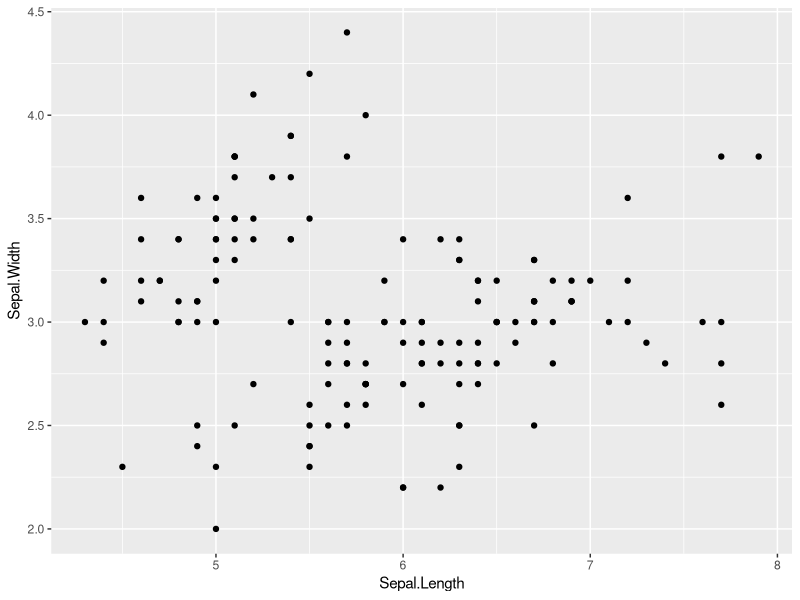
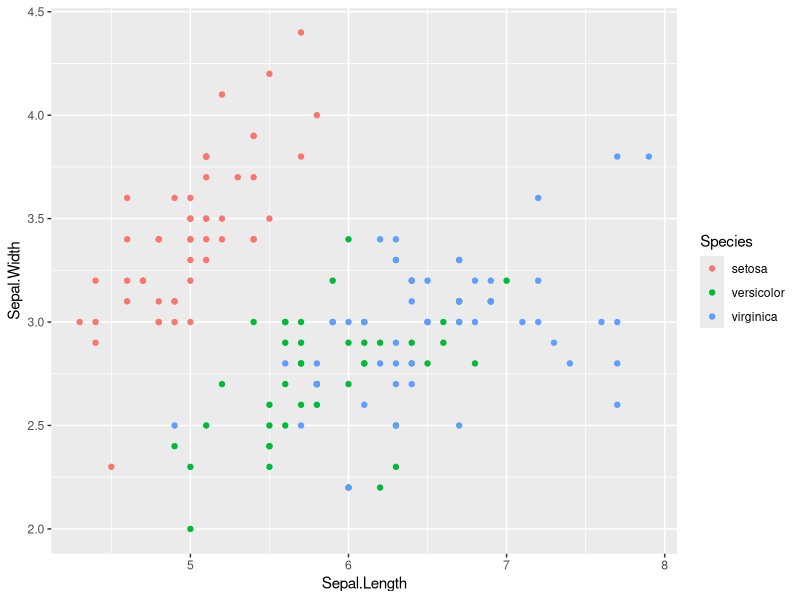
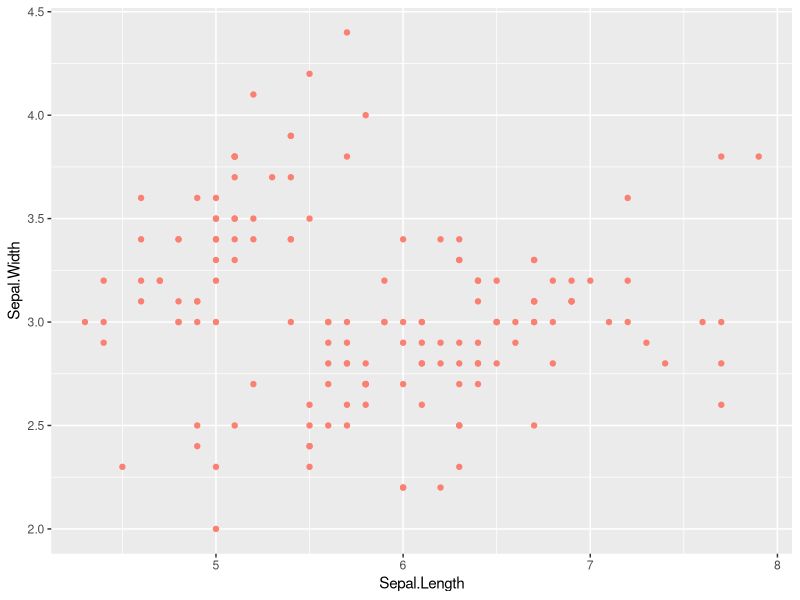
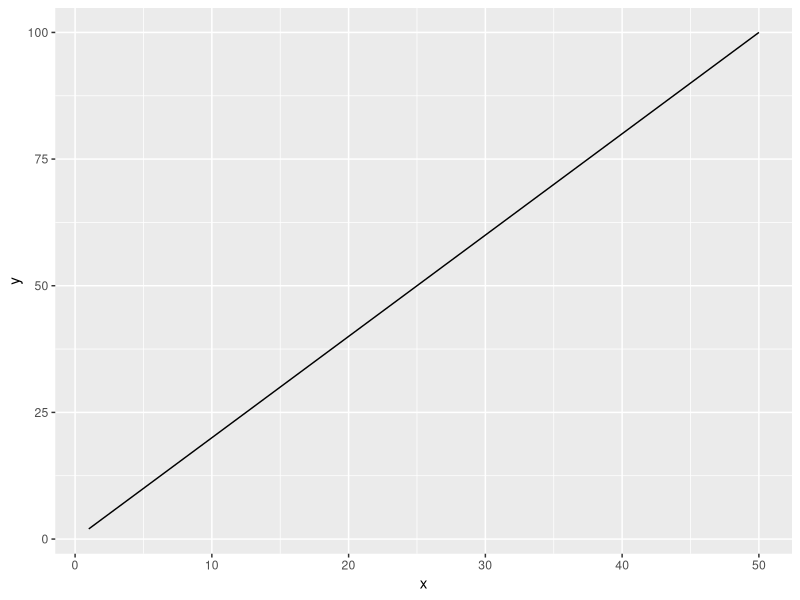
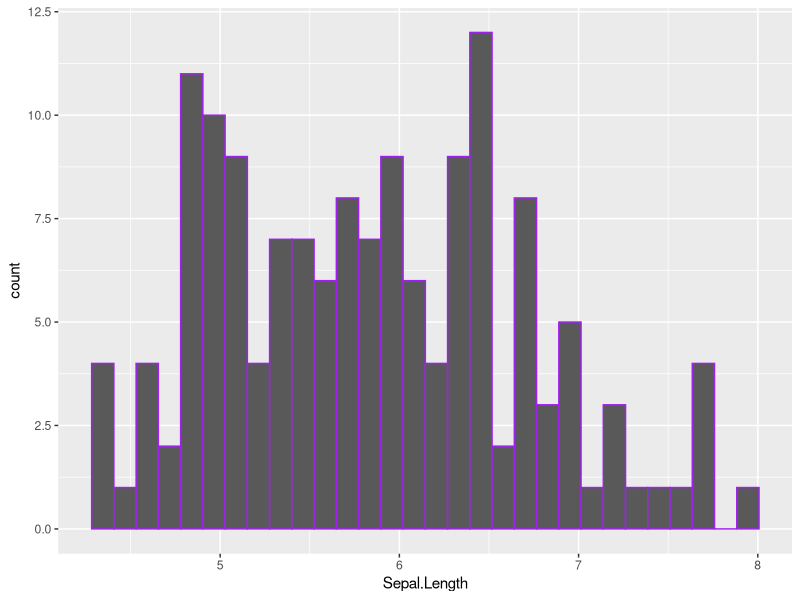
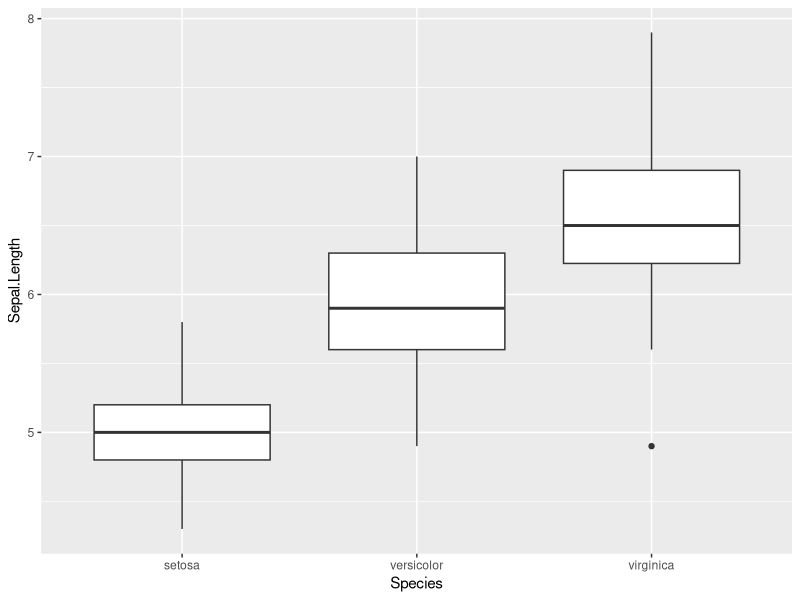
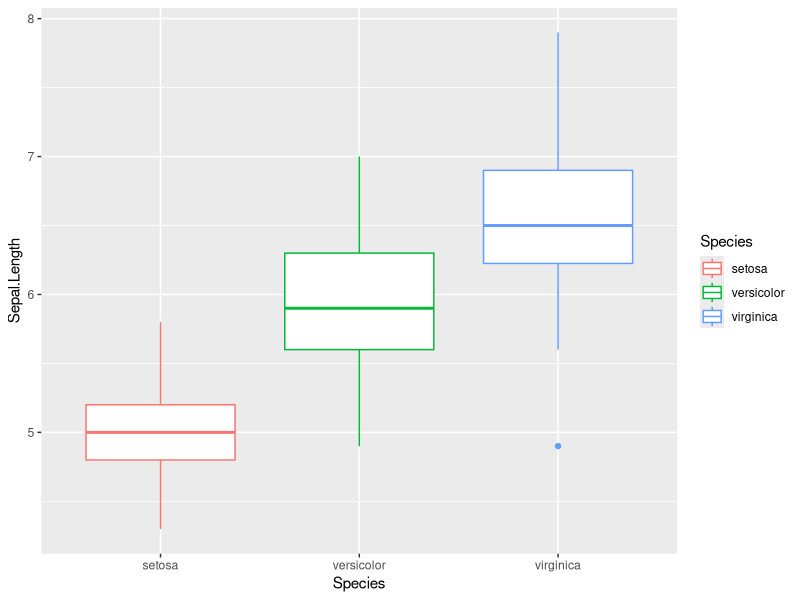
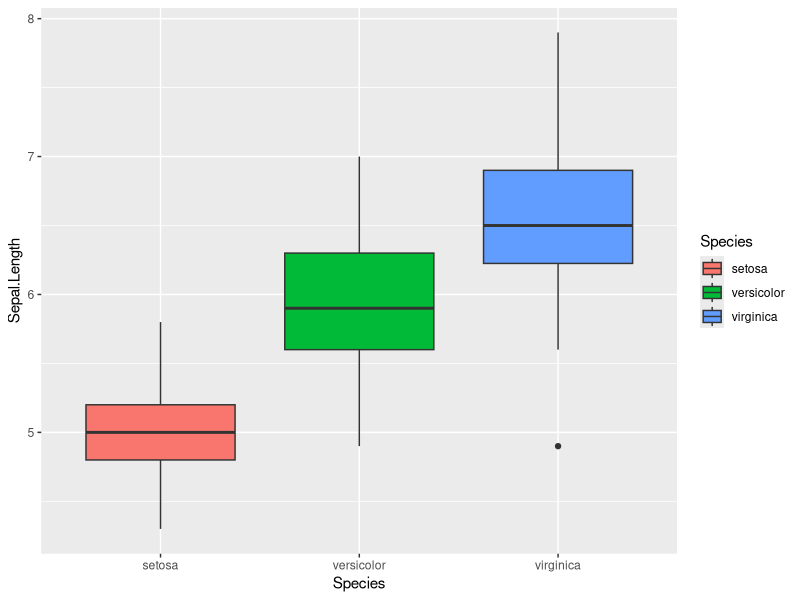

These figures' R source, in order:

## Call every single time!
library(tidyverse)

## point figure ------------------------------
iris %>% 
  ggplot(
    mapping = aes(x = Sepal.Length,
                  y = Sepal.Width)
  ) +
  geom_point()

## error, no aes()
## shortcut for cutting something out, ctr + shift + c
# iris %>% 
#   ggplot(
#     x = Sepal.Length,
#     y = Sepal.Width
#   ) +
#   geom_point()

## Color by Species
iris %>% 
  ggplot(aes(x = Sepal.Length,
             y = Sepal.Width,
             color = Species)) +
  geom_point()

iris %>% 
  ggplot(aes(x = Sepal.Length,
             y = Sepal.Width)
        ) +
  geom_point(color = "salmon")


## Error, color argument outside aes()
# iris %>% 
#   ggplot(aes(x = Sepal.Length,
#              y = Sepal.Width,)
#              color = Species
#  ) +
#   geom_point()

# line figure ---------------------------------

df0 <- tibble(x = rep(1:50, 3),
  y = x * 2)

df0 %>% 
  ggplot(
    mapping = aes(x=x,
                  y=y)
  ) +
  geom_line()
  

# Histogram -----------------------------------

iris %>% 
  ggplot(mapping = aes(x = Sepal.Length)) + 
  geom_histogram(color = "purple")

# Box Plot ---------------------------------

iris %>% 
  ggplot(
    mapping = aes(x = Species,
                  y = Sepal.Length)
  ) + 
  geom_boxplot()

## color arg changes the border color
iris %>% 
  ggplot(
    mapping = aes(x = Species,
                  y = Sepal.Length,
                  color = Species)
  ) + 
  geom_boxplot()

## fill arg changes box color
iris %>% 
  ggplot(
    mapping = aes(x = Species,
                  y = Sepal.Length,
                  fill = Species)
  ) + 
  geom_boxplot()

# fun plot ------------------------------

##install.packages("ggridges")
library(ggridges)
library(ggplot2)

iris %>% 
  ggplot(
    mapping = aes(x = Sepal.Length,
                  y = Species,
                  fill = Species)) +
  geom_density_ridges()+
  theme_ridges()+
  theme(legend.position = "none")
